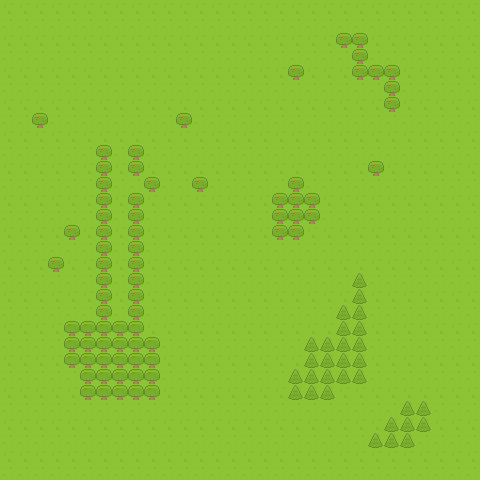

This game map was drawn from its Tiled (.tmx) file and the tilesets committed beside it. A one-line description and the trimmed map source follow:
An orthogonal 30x30 tile map with 16x16 px tiles, 2 tile layers (Grass, Obstacles).

<map version="1.0" tiledversion="1.1.4" orientation="orthogonal" renderorder="left-up" width="30" height="30" tilewidth="16" tileheight="16" infinite="0" nextobjectid="1">
 <tileset firstgid="1" name="spritesheet" tilewidth="16" tileheight="16" tilecount="6" columns="2">
  <image source="spritesheet.png" width="32" height="48" />
 </tileset>
 <layer name="Grass" width="30" height="30">
  <data>[900 cells, 900 non-empty, 2 distinct tile ids]</data>
 </layer>
 <layer name="Obstacles" width="30" height="30">
  <properties>
   <property name="collide" type="bool" value="true" />
  </properties>
  <data>[900 cells, 103 non-empty, 3 distinct tile ids]</data>
 </layer>
</map>
